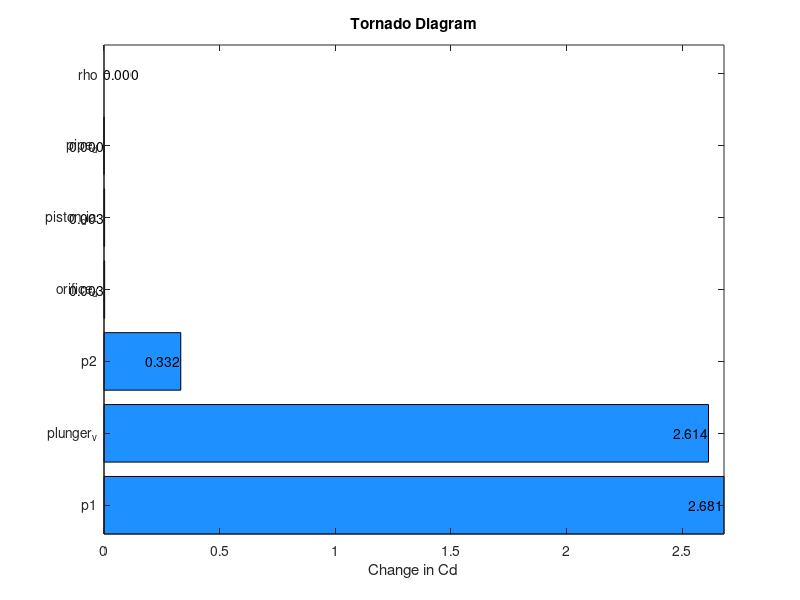

Recreate this plot in MATLAB.
% Absolute value of sensitivity per variable

% Define variables and their nominal and deviation values
vars = {'piston_dia', 'plunger_v', 'pipe_d', 'orifice_d', 'rho', 'p1', 'p2'};
%       in, in/s, in, in, density, psi, psit

nominal_values = [3, 3, 1, 0.5, 1, 50, 10];
deviations = nominal_values .* [0.0005, 1, 0.0005, 0.0005, 0, 0.5, 0.5];

% Define function to estimate flow rate
cd = @(piston_dia, v, d1, d2, rho, p1, p2) (pi * (piston_dia/2)^2 * v) / (pi / 4 * d2^2 * (2 * (p1 - p2))/sqrt(rho * (1-(d2/d1)^4)));

% Estimate flow rate at nominal values
cd_nominal = cd(nominal_values(1), nominal_values(2), nominal_values(3), nominal_values(4), nominal_values(5), nominal_values(6), nominal_values(7));
disp(cd_nominal);

% Estimate flow rate at nominal values ± deviation for each variable
cd_p = zeros(1, length(vars));
cd_n = zeros(1, length(vars));

for i = 1:length(vars)
    delta = zeros(1, length(vars));
    delta(i) = deviations(i);
    cd_p(i) = cd(nominal_values(1) + delta(1), nominal_values(2) + delta(2), nominal_values(3) + delta(3), nominal_values(4) + delta(4), nominal_values(5) + delta(5), nominal_values(6) + delta(6), nominal_values(7) + delta(7));
    cd_n(i) = cd(nominal_values(1) - delta(1), nominal_values(2) - delta(2), nominal_values(3) - delta(3), nominal_values(4) - delta(4), nominal_values(5) - delta(5), nominal_values(6) - delta(6), nominal_values(7) - delta(7));
end

% Calculate sensitivity for each variable
sensitivities = cd_p - cd_n;
disp(sensitivities);
disp(cd_p);
disp(cd_n);

% Sort variables by sensitivity
[sensitivities_sorted, indices] = sort(abs(sensitivities), 'descend');
vars_sorted = vars(indices);

% Plot tornado diagram
figure;
barh(1:length(vars), sensitivities_sorted, 'FaceColor', [0.1176, 0.5647, 1.0000]);

xlabel('Change in Cd');
title('Tornado Diagram');
yticks(1:length(vars));
yticklabels(vars_sorted);

% Add labels to bar ends
for i = 1:length(sensitivities_sorted)
    if sensitivities_sorted(i) > 0
        text(sensitivities_sorted(i), i, sprintf('%.3f', sensitivities_sorted(i)), 'HorizontalAlignment', 'right', 'VerticalAlignment', 'middle');
    else
        text(sensitivities_sorted(i), i, sprintf('%.3f', sensitivities_sorted(i)), 'HorizontalAlignment', 'left', 'VerticalAlignment', 'middle');
    end
end

axis tight;
